Frame 1 (no input): blank canvas, image omitted
Frame 60 (the mouse pressed at the canvas centre just before this capture): blank canvas, image omitted
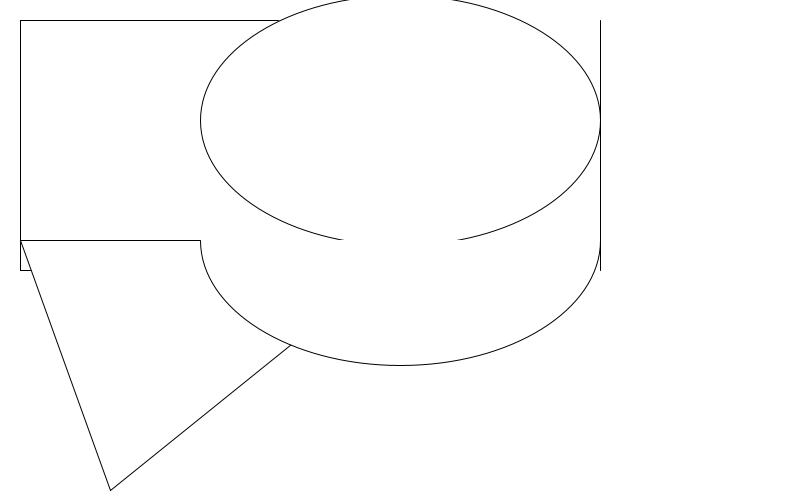
Frame 120 (the mouse held since frame 60 and released just before this capture)

The Processing sketch whose frames 1 and 60 were blank and that drew this single picture after the mouse press (run headless with seeded random() and noise(); from frame 60 on, the mouse is pressed at the canvas centre):

// Processing sketch: basic_geometry_with_interaction
// ── basic_geometry_with_interaction.pde
void setup(){
  size(800,500);
}
void draw(){
  int shapeWidth = 200;
  int shapeHeight = 200;
  
  //clear background white
  //comment this line out with // to test
  //background color
  background(255);
  
  rect(20,20,mouseX,mouseY);
  ellipse(400,120,mouseX,mouseY);
  line(600,20,600, 20 + mouseY);
  triangle(20,240,
    20+mouseX,240,
    110,240 + mouseY);
  arc(400, 240, mouseX, mouseY, 0, PI);
  point(600, 260);
}
